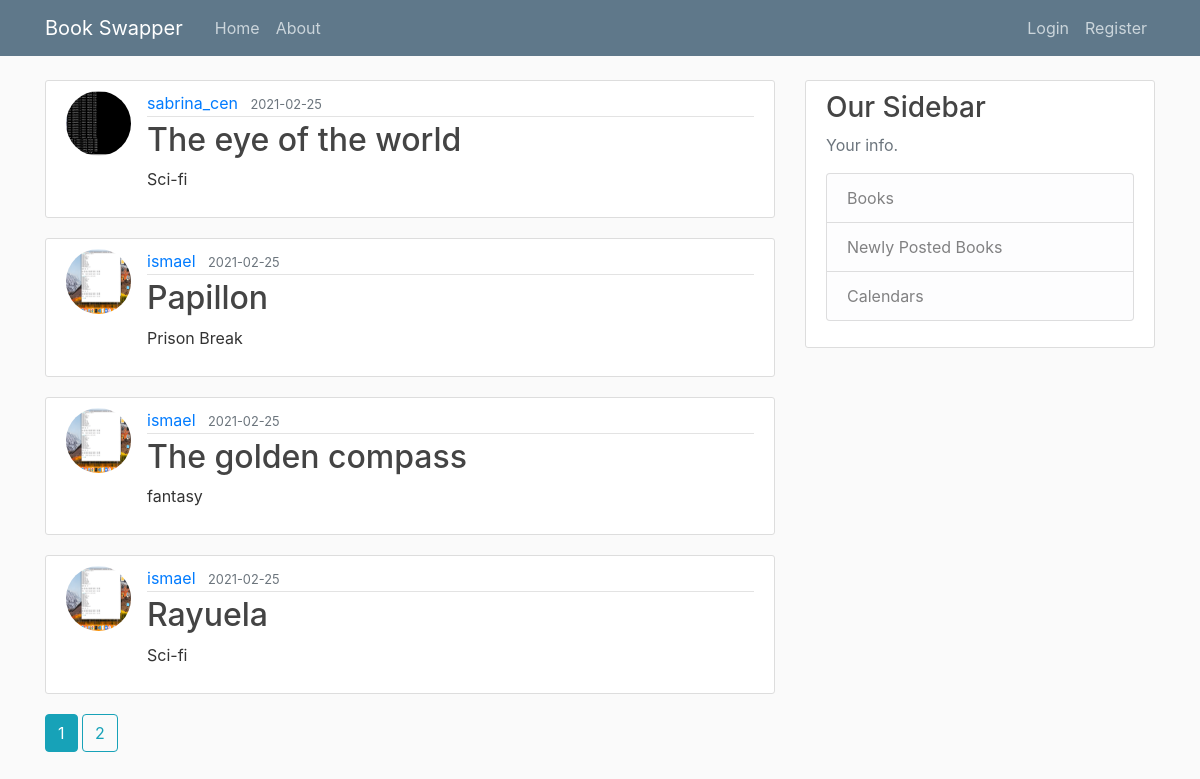
Page /home on the earlier database version.
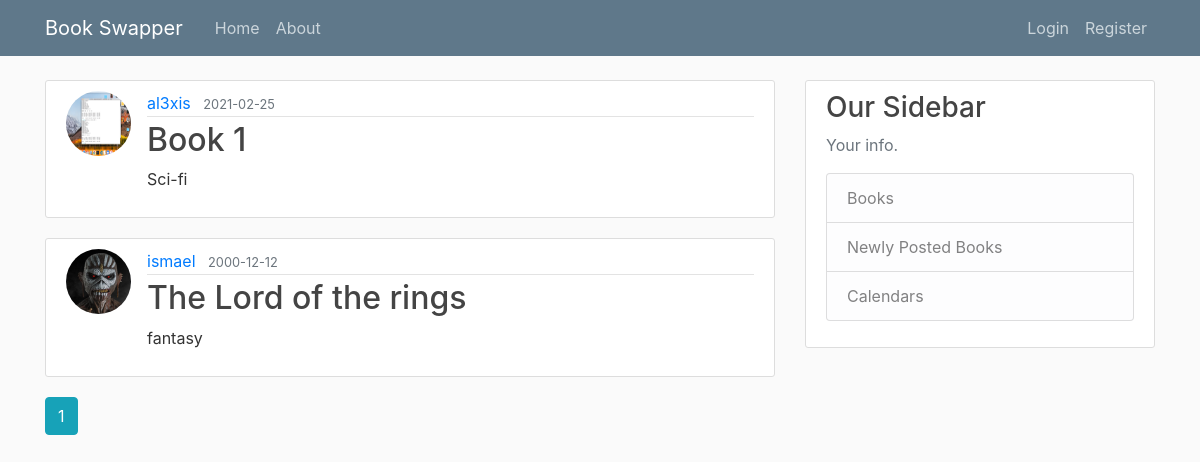
Same page on the later database version.
### book_swapper/models.py (models this page shows, shortened)
class Book(db.Model):
    id = db.Column(db.Integer, primary_key=True)
    title = db.Column(db.String(100), nullable=False)
    subject = db.Column(db.String(30), nullable = False)
    isbn = db.Column(db.String(15), nullable=False)
    subject_subcategory = db.Column(db.String(30), nullable=True)
    date_posted = db.Column(db.DateTime, nullable=False, default=datetime.utcnow)
    condition = db.Column(db.Text, nullable=True)
    user_id = db.Column(db.Integer, db.ForeignKey('user.id'), nullable=True)

class User(db.Model, UserMixin):
    id = db.Column(db.Integer, primary_key=True)
    username = db.Column(db.String(20), unique=True, nullable=False)
    email = db.Column(db.String(120), unique=True, nullable=False)
    image_file = db.Column(db.String(20), nullable=False, default='default.jpg')
    password = db.Column(db.String(60), nullable=False)
    school = db.Column(db.String(60), nullable = True)
    city = db.Column(db.String(60), nullable = True)
    books = db.relationship('Book', backref='owner', lazy=True)

### book_swapper/main/routes.py (the view)
@main.route("/")
@main.route("/home")
def home():
    page = request.args.get('page', 1, type=int)
    books = Book.query.order_by(Book.date_posted.desc()).paginate(page = page, per_page=4)
    return render_template('home.html', books=books)

### book_swapper/templates/home.html
{% extends "layout.html" %}
{% block content %}
    {% for book in books.items %}
        <article class="media content-section">
            <img class = "rounded-circle article-img" src="{{url_for('static', filename='profile_pics/' + book.owner.image_file)}}">
          <div class="media-body">
            <div class="article-metadata">
              <a class="mr-2" href="{{ url_for('users.user_books', username=book.owner.username) }}">{{ book.owner.username }}</a>
              <small class="text-muted">{{ book.date_posted.strftime('%Y-%m-%d') }}</small>
            </div>
            <h2><a class="article-title" href="{{ url_for('books.book', book_id=book.id)}}">{{ book.title }}</a></h2>
            <p class="article-content">{{ book.subject }}</p>
          </div>
        </article>
    {% endfor %}
{%for page_num in books.iter_pages(left_edge=1, right_edge=2,left_current=1) %}
    {%if page_num%}
        {%if books.page==page_num%}
            <a class="btn btn-info mb-4" href="{{url_for('main.home', page =page_num) }}">  {{ page_num }}</a>
        {%else%}
            <a class="btn btn-outline-info mb-4" href="{{url_for('main.home', page =page_num) }}">  {{ page_num }}</a>
        {%endif%}
    {%else%}
        ...
    {%endif%}
{%endfor%}
{% endblock content %}

### book_swapper/templates/layout.html (shortened to what this page needs)
<!DOCTYPE html>
<html>
<head>
    <link rel="stylesheet" href="https://maxcdn.bootstrapcdn.com/bootstrap/4.0.0/css/bootstrap.min.css">
    <link rel="stylesheet" type="text/css" href="{{ url_for('static', filename='main.css') }}">
</head>
<body>
    <header class="site-header">
      <nav class="navbar navbar-expand-md navbar-dark bg-steel fixed-top">
        <div class="container">
          <a class="navbar-brand mr-4" href="/">Book Swapper</a>
          <div class="collapse navbar-collapse" id="navbarToggle">
            <div class="navbar-nav mr-auto">
              <a class="nav-item nav-link" href="{{ url_for('main.home') }}">Home</a>
              <a class="nav-item nav-link" href="{{ url_for('main.about') }}">About</a>
            </div>
            <div class="navbar-nav">
                {%if current_user.is_authenticated%}
                    <a class="nav-item nav-link" href="{{ url_for('books.post_book') }}">New Post</a>
                    <a class="nav-item nav-link" href="{{ url_for('users.account') }}">Account</a>
                    <a class="nav-item nav-link" href="{{ url_for('users.logout') }}">Logout</a>
                {%else%}
                    <a class="nav-item nav-link" href="{{ url_for('users.login') }}">Login</a>
                    <a class="nav-item nav-link" href="{{ url_for('users.register') }}">Register</a>
                {%endif%}
            </div>
          </div>
        </div>
      </nav>
    </header>
    <main role="main" class="container">
      <div class="row">
        <div class="col-md-8">
          {% block content %}{% endblock %}
        </div>
        <div class="col-md-4">
          <div class="content-section">
            <h3>Our Sidebar</h3>
            <p class='text-muted'>Your info.
              <ul class="list-group">
                <li class="list-group-item list-group-item-light">Books</li>
                <li class="list-group-item list-group-item-light">Newly Posted Books</li>
                <li class="list-group-item list-group-item-light">Calendars</li>
              </ul>
            </p>
          </div>
        </div>
      </div>
    </main>
</body>
</html>

### book_swapper/static/main.css (style rules this page uses)
body { background: #fafafa; color: #333333; margin-top: 5rem; }
h1, h2, h3, h4, h5, h6 { color: #444444; }
.bg-steel { background-color: #5f788a; }
.site-header .navbar-nav .nav-link { color: #cbd5db; }
.content-section { background: #ffffff; padding: 10px 20px; border: 1px solid #dddddd; border-radius: 3px; margin-bottom: 20px; }
.article-title { color: #444444; }
.article-content { white-space: pre-line; }
.article-img { height: 65px; width: 65px; margin-right: 16px; }
.article-metadata { padding-bottom: 1px; margin-bottom: 4px; border-bottom: 1px solid #e3e3e3 }

Differences in the rows shown:
removed Book: image_file (picture), owner.username "sabrina_cen", date_posted "2021-02-25", title "The eye of the world", subject "Sci-fi"
removed Book: image_file (picture), owner.username "ismael", date_posted "2021-02-25", title "Papillon", subject "Prison Break"
removed Book: image_file (picture), owner.username "ismael", date_posted "2021-02-25", title "The golden compass", subject "fantasy"
removed Book: image_file (picture), owner.username "ismael", date_posted "2021-02-25", title "Rayuela", subject "Sci-fi"
added Book: image_file (picture), owner.username "al3xis", date_posted "2021-02-25", title "Book 1", subject "Sci-fi"
added Book: image_file (placeholder picture), owner.username "ismael", date_posted "2000-12-12", title "The Lord of the rings", subject "fantasy"
Other differences:
list line gone: "2"
